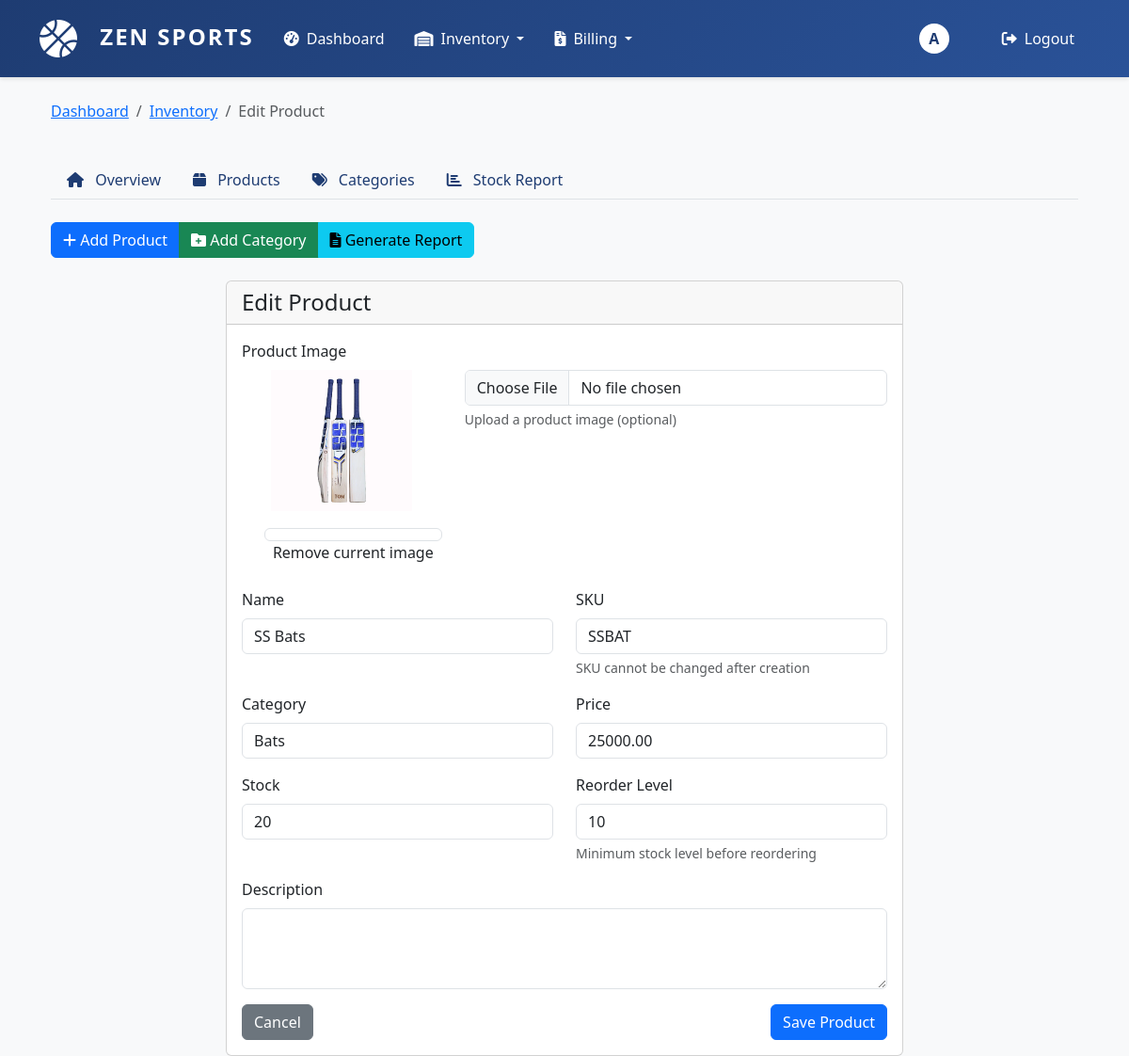
Before: /inventory/products/7/edit/ (signed in) with the older database file.
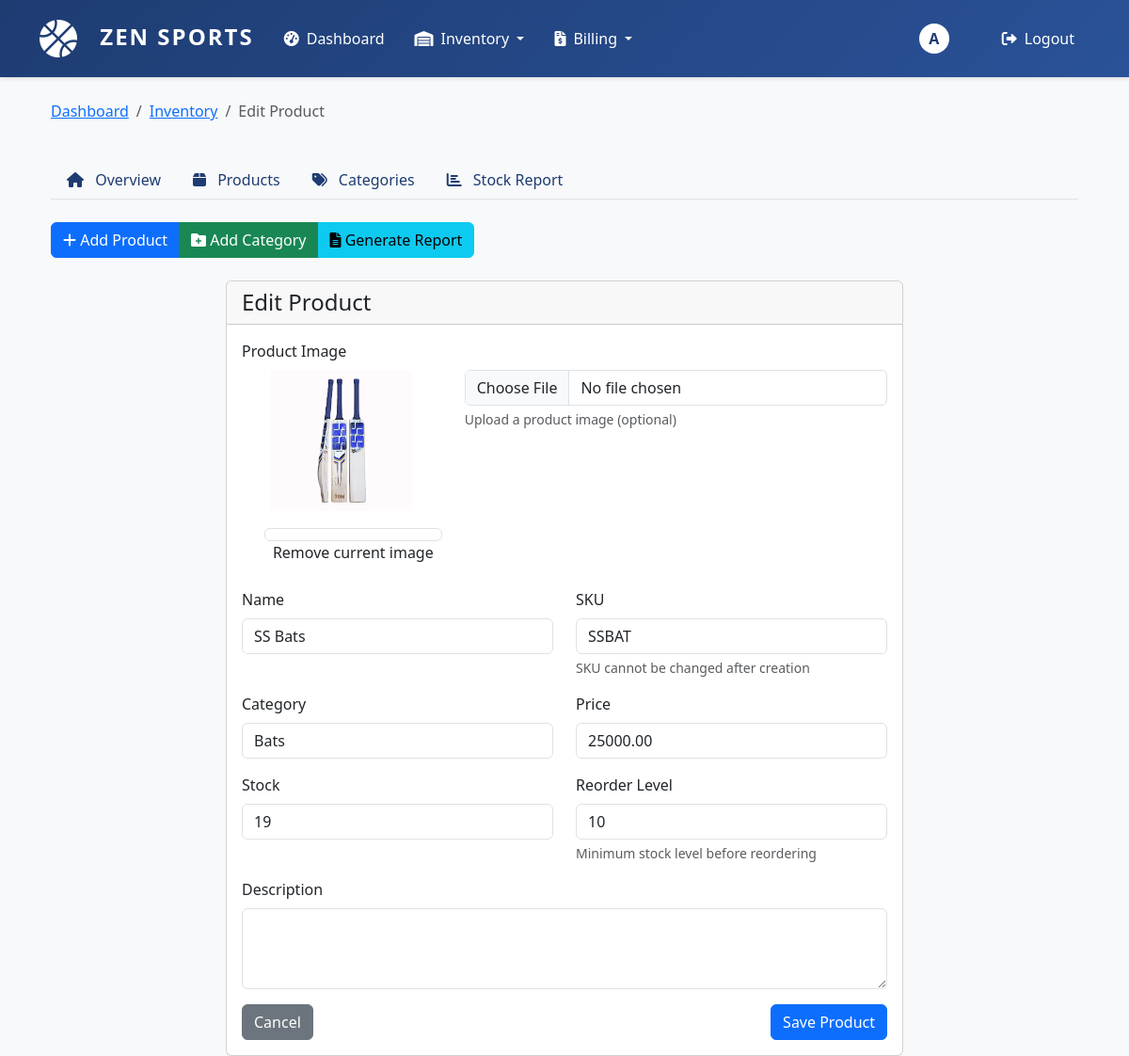
After: the same page with the newer database file.
### inventory/models.py (models this page shows, shortened)
class Product(models.Model):
    name = models.CharField(max_length=200)
    category = models.ForeignKey(Category, on_delete=models.SET_NULL, null=True)
    sku = models.CharField(max_length=50, unique=True)
    description = models.TextField(blank=True)
    price = models.DecimalField(max_digits=10, decimal_places=2, validators=[MinValueValidator(0)])
    stock = models.IntegerField(default=0, validators=[MinValueValidator(0)])
    reorder_level = models.IntegerField(default=10, validators=[MinValueValidator(0)],
                                      help_text="Minimum stock level before reordering")
    image = models.ImageField(upload_to='products/', null=True, blank=True, default='products/default.png')
    created_at = models.DateTimeField(auto_now_add=True)
    updated_at = models.DateTimeField(auto_now=True)
    class Meta:
        ordering = ['name']

### inventory/views.py (the view)
# urls.py: path('products/<int:pk>/edit/', views.product_detail, name='edit_product'),
@login_required
def product_detail(request, pk):
    product = get_object_or_404(Product, pk=pk)
    if request.method == 'POST':
        form = ProductForm(request.POST, request.FILES, instance=product)
        if form.is_valid():
            form.save()
            messages.success(request, 'Product updated successfully!')
            return redirect('inventory:product_list')
    else:
        form = ProductForm(instance=product)
    context = {
        'form': form,
        'product': product,
        'title': 'Edit Product'
    }
    return render(request, 'inventory/product_form.html', context)

### inventory/models.py (called while the page is built)
    def __str__(self):
        return self.name

### templates/inventory/product_form.html (shortened to what the changed rows need)
{% extends 'inventory/base_inventory.html' %}
{% load static %}
{% block inventory_content %}
<div class="row">
    <div class="col-md-8 offset-md-2">
        <div class="card">
            <div class="card-body">
                <form method="post" enctype="multipart/form-data" id="productForm">
                    <div class="mb-4">
                        <div class="row">
                            <div class="col-md-4">
                                <div class="text-center">
                                    {% if form.instance.image %}
                                        <img src="{{ form.instance.image.url }}"
                                             alt="Current product image"
                                             class="current-image mb-2"
                                             id="currentImage">
                                        <div class="image-controls">
                                            <div class="form-check">
                                                {{ form.delete_image }}
                                                <label class="form-check-label" for="{{ form.delete_image.id_for_label }}">
                                                    Remove current image
                                                </label>
                                            </div>
                                        </div>
                                    {% else %}
                                        <img src="{% static 'img/default-product.png' %}"
                                             alt="Default product image"
                                             class="current-image mb-2"
                                             id="currentImage">
                                    {% endif %}
                                </div>
                            </div>
                            <div class="col-md-8">
                                <div class="mb-2">
                                    {{ form.image }}
                                    {% if form.image.help_text %}
                                        <div class="form-text">{{ form.image.help_text }}</div>
                                    {% endif %}
                                </div>
                            </div>
                        </div>
                    </div>
                    <div class="row">
                        <div class="col-md-6 mb-3">
                            <label for="{{ form.name.id_for_label }}" class="form-label">Name</label>
                            {{ form.name }}
                        </div>
                        <div class="col-md-6 mb-3">
                            <label for="{{ form.sku.id_for_label }}" class="form-label">SKU</label>
                            {{ form.sku }}
                            {% if form.sku.help_text %}
                            <div class="form-text">{{ form.sku.help_text }}</div>
                            {% endif %}
                        </div>
                    </div>
                    <div class="row">
                        <div class="col-md-6 mb-3">
                            <label for="{{ form.category.id_for_label }}" class="form-label">Category</label>
                            {{ form.category }}
                        </div>
                        <div class="col-md-6 mb-3">
                            <label for="{{ form.price.id_for_label }}" class="form-label">Price</label>
                            {{ form.price }}
                        </div>
                    </div>
                    <div class="row">
                        <div class="col-md-6 mb-3">
                            <label for="{{ form.stock.id_for_label }}" class="form-label">Stock</label>
                            {{ form.stock }}
                        </div>
                        <div class="col-md-6 mb-3">
                            <label for="{{ form.reorder_level.id_for_label }}" class="form-label">Reorder Level</label>
                            {{ form.reorder_level }}
                            {% if form.reorder_level.help_text %}
                            <div class="form-text">{{ form.reorder_level.help_text }}</div>
                            {% endif %}
                        </div>
                    </div>
                    <div class="mb-3">
                        <label for="{{ form.description.id_for_label }}" class="form-label">Description</label>
                        {{ form.description }}
                    </div>
                </form>
            </div>
        </div>
    </div>
</div>
{% endblock %}

Changed rows visible on the page:
changed Product "SS Bats": stock "20" → "19"
